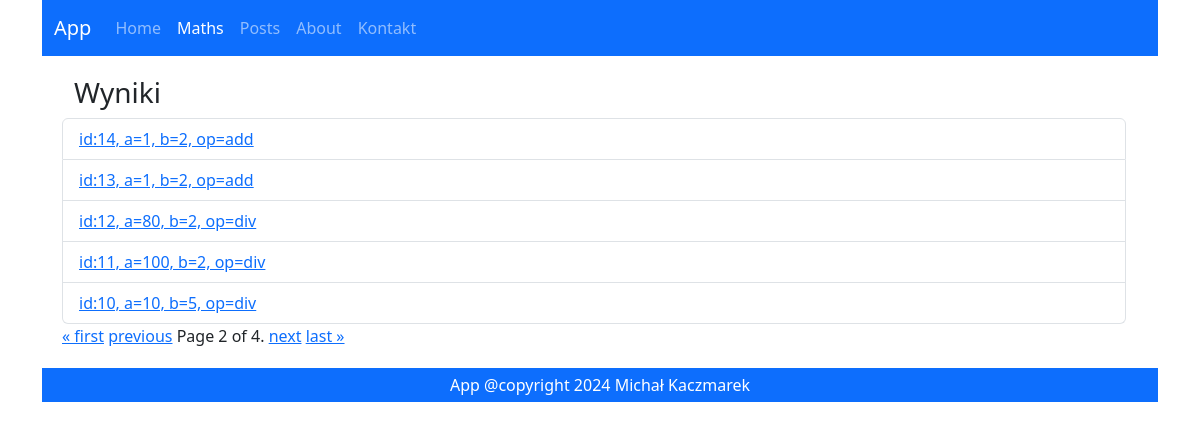
The page /maths/histories/?page=2 on the database its author committed.
### maths/models.py (models this page shows)
class Math(models.Model):
    operation = models.CharField(max_length=5, choices=OPERATION_CHOICES)
    a = models.IntegerField()
    b = models.IntegerField()
    created = models.DateTimeField(auto_now_add=True)
    result = models.ForeignKey(
      'maths.Result',
        on_delete=models.CASCADE,
        null=True,
        blank=True
    )
    def __str__(self):
        return f"id:{self.id}, a={self.a}, b={self.b}, op={self.operation}"
    class Meta:
       ordering = ["-id"]

### maths/views.py (the view)
# urls.py: path('histories/', maths_list, name="list"),
def maths_list(request):
   maths = Math.objects.all()
   paginator = Paginator(maths, 5)
   page_number = request.GET.get('page')
   maths = paginator.get_page(page_number)
   return render(
       request=request,
       template_name="maths/list.html",
       context={"maths": maths}
   )

### maths/templates/maths/list.html (shortened to what this page needs)
{% extends 'main.html' %}
{% block content %}
  <h3>Wyniki</h3>
  <ul class="list-group">
    {% for m in maths %}
      <li class="list-group-item">
        <a href="{% url 'maths:details' m.id %}">{{ m }}</a>
      </li>
    {% endfor %}
  </ul>
  <div class="pagination">
    <span class="step-links">
      {% if maths.has_previous %}
        <a href="?page=1">« first</a>
        <a href="?page={{ maths.previous_page_number }}">previous</a>
      {% endif %}
      <span class="current">Page {{ maths.number }} of {{ maths.paginator.num_pages }}.</span>
      {% if maths.has_next %}
        <a href="?page={{ maths.next_page_number }}">next</a>
        <a href="?page={{ maths.paginator.num_pages }}">last »</a>
      {% endif %}
    </span>
  </div>
{% endblock %}

### rows shown on the page
Math: id+a+b "id:14, a=1, b=2, op=add"
Math: id+a+b "id:13, a=1, b=2, op=add"
Math: id+a+b "id:12, a=80, b=2, op=div"
Math: id+a+b "id:11, a=100, b=2, op=div"
Math: id+a+b "id:10, a=10, b=5, op=div"

### other values the page prints
{{ maths.number }} "2"
{{ maths.paginator.num_pages }} "4"
